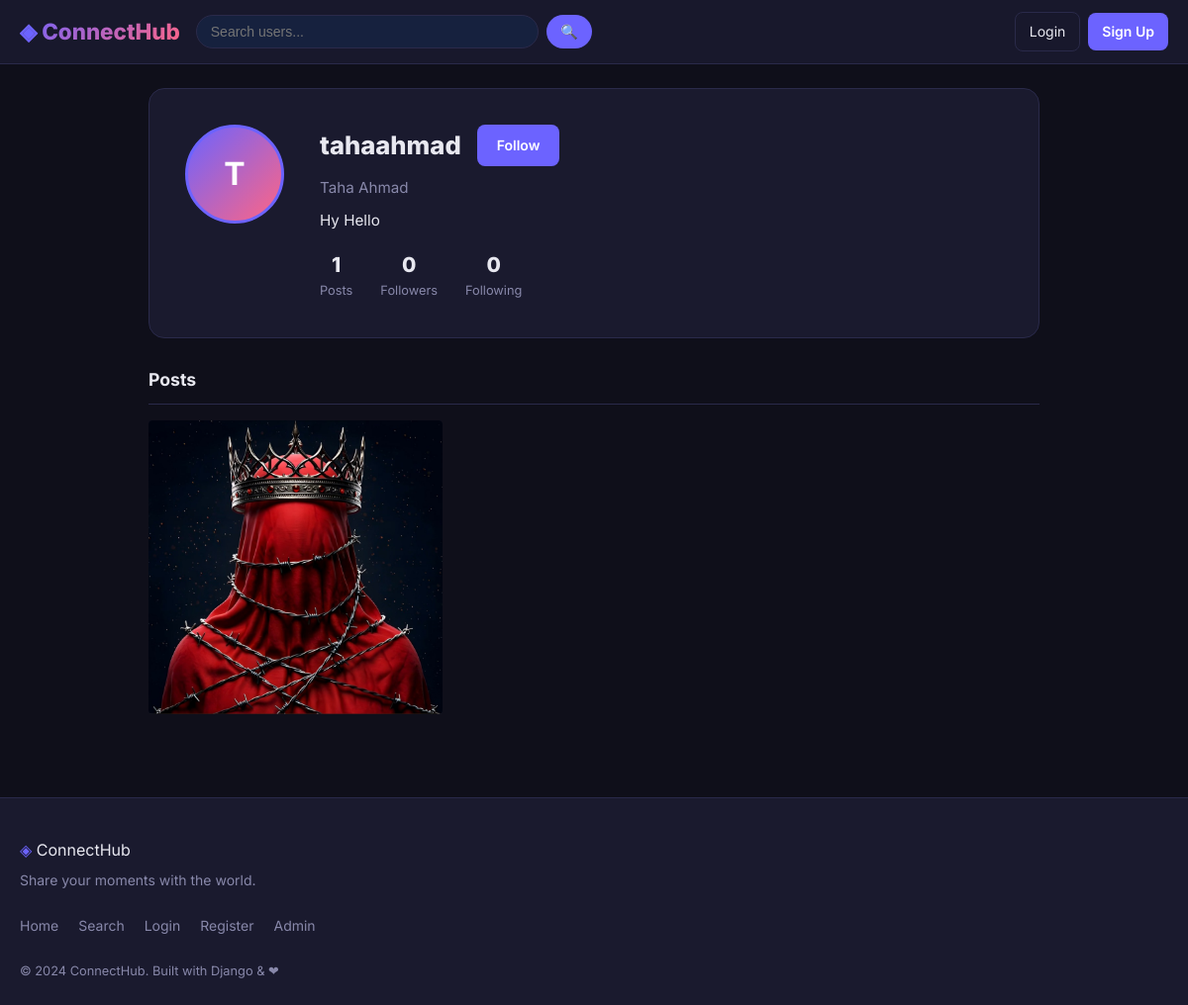
Page /profile/tahaahmad/ on the committed database.
### core/models.py (models this page shows, shortened)
class UserProfile(models.Model):
    user       = models.OneToOneField(User, on_delete=models.CASCADE, related_name='profile')
    bio        = models.TextField(blank=True, max_length=300)
    profile_pic = models.ImageField(upload_to='profile_pics/', blank=True, null=True)
    def get_followers_count(self):
        return Follow.objects.filter(following=self.user).count()
    def get_following_count(self):
        return Follow.objects.filter(follower=self.user).count()
    def get_posts_count(self):
        return Post.objects.filter(author=self.user).count()

class Post(models.Model):
    author     = models.ForeignKey(User, on_delete=models.CASCADE, related_name='posts')
    caption    = models.TextField(max_length=2000)
    image      = models.ImageField(upload_to='post_images/', blank=True, null=True)
    created_at = models.DateTimeField(auto_now_add=True)
    updated_at = models.DateTimeField(auto_now=True)
    class Meta:
        ordering = ['-created_at']  # Newest posts first
    def get_likes_count(self):
        return Like.objects.filter(post=self).count()
    def get_comments_count(self):
        return Comment.objects.filter(post=self).count()

### core/views.py (the view)
# urls.py: path('profile/<str:username>/', views.profile,      name='profile'),
def profile(request, username):
    user = get_object_or_404(User, username=username)
    profile_obj, _ = UserProfile.objects.get_or_create(user=user)
    posts = Post.objects.filter(author=user).order_by('-created_at')
    is_following = False
    if request.user.is_authenticated and request.user != user:
        is_following = Follow.objects.filter(
            follower=request.user, following=user
        ).exists()
    return render(request, 'core/profile.html', {
        'profile_user': user,
        'profile_obj': profile_obj,
        'posts': posts,
        'is_following': is_following,
        'followers_count': profile_obj.get_followers_count(),
        'following_count': profile_obj.get_following_count(),
        'posts_count': profile_obj.get_posts_count(),
    })

### templates/core/profile.html (shortened to what this page needs)
{% extends 'core/base.html' %}
{% block content %}
<div class="profile-layout">
    <div class="profile-header-card">
        <div class="profile-avatar-wrapper">
            {% if profile_obj.profile_pic %}
                <img src="{{ profile_obj.profile_pic.url }}"
                     alt="{{ profile_user.username }}" class="avatar-xl" />
            {% else %}
                <div class="avatar-placeholder-xl">{{ profile_user.username|first|upper }}</div>
            {% endif %}
        </div>
        <div class="profile-info">
            <div class="profile-name-row">
                <h1 class="profile-username">{{ profile_user.username }}</h1>
                {% if user == profile_user %}
                    <a href="{% url 'edit_profile' %}" class="btn btn-outline">✏️ Edit Profile</a>
                {% else %}
                    <a href="{% url 'login' %}" class="btn btn-primary">Follow</a>
                {% endif %}
            </div>
            {% if profile_user.get_full_name %}
                <p class="profile-full-name">{{ profile_user.get_full_name }}</p>
            {% endif %}
            {% if profile_obj.bio %}
                <p class="profile-bio">{{ profile_obj.bio }}</p>
            {% endif %}
            <div class="profile-stats">
                <div class="stat-item">
                    <span class="stat-number">{{ posts_count }}</span>
                    <span class="stat-label">Posts</span>
                </div>
                <a href="{% url 'followers_list' profile_user.username %}" class="stat-item stat-link">
                    <span class="stat-number" id="followers-count">{{ followers_count }}</span>
                    <span class="stat-label">Followers</span>
                </a>
                <a href="{% url 'following_list' profile_user.username %}" class="stat-item stat-link">
                    <span class="stat-number">{{ following_count }}</span>
                    <span class="stat-label">Following</span>
                </a>
            </div>
        </div>
    </div>
    <div class="profile-posts-section">
        <h2 class="section-title">Posts</h2>
        {% if posts %}
        <div class="posts-grid">
            {% for post in posts %}
            <a href="{% url 'post_detail' post.id %}" class="grid-post-link">
                <div class="grid-post-card">
                    {% if post.image %}
                        <img src="{{ post.image.url }}" alt="Post" class="grid-post-img" loading="lazy" />
                    {% else %}
                        <div class="grid-post-text">{{ post.caption|truncatechars:100 }}</div>
                    {% endif %}
                </div>
            </a>
            {% endfor %}
        </div>
        {% endif %}
    </div>
</div>
{% endblock %}

### static/css/style.css (style rules this page uses)
:root { --primary: #6c63ff; --primary-dark: #574fd6; --accent: #ff6584; --bg: #0f0f1a; --bg-card: #1a1a2e; --bg-input: #16213e; --border: #2a2a4a; --text: #e8e8f0; --text-muted: #8888aa; --success: #4ecca3; --danger: #ff4757; --radius: 12px; --shadow: 0 4px 24px rgba(0,0,0,0.4); --transition: all 0.25s ease; }
*, *::before, *::after { box-sizing: border-box; margin: 0; padding: 0; }
html { scroll-behavior: smooth; }
body { font-family: 'Inter', sans-serif; background: var(--bg); color: var(--text); min-height: 100vh; line-height: 1.6; }
a { color: var(--primary); text-decoration: none; transition: var(--transition); }
img { max-width: 100%; display: block; }
.btn { display: inline-flex; align-items: center; justify-content: center; padding: 10px 20px; border-radius: 8px; font-size: 0.875rem; font-weight: 600; cursor: pointer; border: none; transition: var(--transition); white-space: nowrap; font-family: inherit; }
.btn-primary { background: var(--primary); color: #fff; }
.avatar-placeholder-sm, .avatar-placeholder-md, .avatar-placeholder-xl { border-radius: 50%; background: linear-gradient(135deg, var(--primary), var(--accent)); display: flex; align-items: center; justify-content: center; color: #fff; font-weight: 700; flex-shrink: 0; }
.avatar-placeholder-xl { width: 100px; height: 100px; font-size: 2rem; border: 3px solid var(--primary); }
.profile-layout { max-width: 900px; margin: 0 auto; }
.profile-header-card { background: var(--bg-card); border: 1px solid var(--border); border-radius: 16px; padding: 36px; margin-bottom: 28px; display: flex; gap: 36px; align-items: flex-start; }
.profile-info { flex: 1; }
.profile-name-row { display: flex; align-items: center; gap: 16px; flex-wrap: wrap; margin-bottom: 10px; }
.profile-username { font-size: 1.6rem; font-weight: 800; }
.profile-full-name { color: var(--text-muted); font-size: 0.95rem; margin-bottom: 8px; }
.profile-bio { font-size: 0.95rem; line-height: 1.6; margin-bottom: 16px; }
.profile-stats { display: flex; gap: 28px; margin-top: 16px; }
.stat-item { display: flex; flex-direction: column; align-items: center; text-align: center; }
.stat-link { color: var(--text); transition: var(--transition); }
.stat-number { font-size: 1.3rem; font-weight: 800; }
.stat-label { font-size: 0.8rem; color: var(--text-muted); }
.section-title { font-size: 1.1rem; font-weight: 700; margin-bottom: 16px; padding-bottom: 10px; border-bottom: 1px solid var(--border); }
.posts-grid { display: grid; grid-template-columns: repeat(3, 1fr); gap: 4px; }
.grid-post-link { display: block; }
.grid-post-card { position: relative; aspect-ratio: 1; background: var(--bg-card); border-radius: 4px; overflow: hidden; transition: var(--transition); }
.grid-post-img { width: 100%; height: 100%; object-fit: cover; }

### rows in the picture
UserProfile: bio "Hy Hello"
Post: image (picture)

### other values in the picture
{{ profile_user.username|first|upper }} "T"
{{ profile_user.username }} "tahaahmad"
{{ profile_user.get_full_name }} "Taha Ahmad"
{{ posts_count }} "1"
{{ followers_count }} "0"
{{ following_count }} "0"
